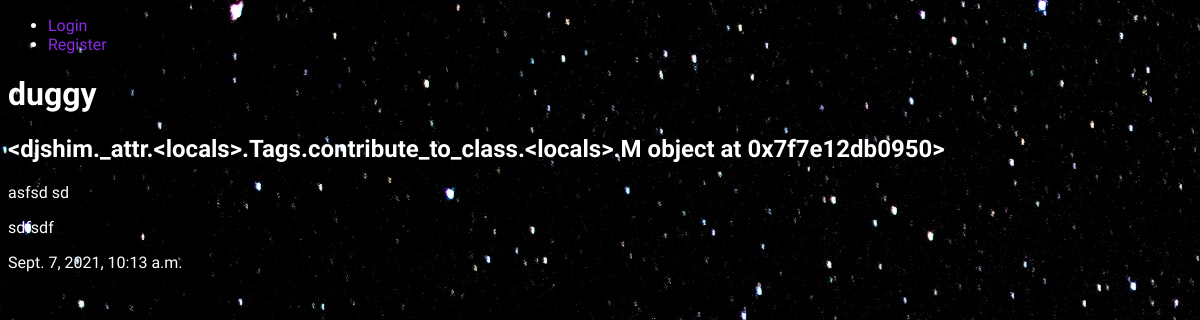
/duggy/, run on the app's committed database.
### pins/models.py (models this page shows, shortened)
class Pins(models.Model):
    pin_id = models.BigAutoField(primary_key=True)
    name = models.CharField(max_length=100, blank=False)
    slug = models.SlugField(max_length=100)
    tags = TaggableManager()
    pin = models.TextField()
    notes = models.TextField()
    date_created = models.DateTimeField(auto_now_add=True)
    user_id = models.ForeignKey(User, on_delete=models.CASCADE, blank=True)
    class Meta:
        verbose_name_plural = "Pins"

### pins/views.py (the view)
# urls.py: path('<slug:slug>/', views.pin_detail, name='pin_detail'),
def pin_detail(request, slug):
    pin = Pins.objects.get(slug=slug)
    return render(request, 'pins/pin_detail.html', { 'pin': pin })

### pins/templates/pins/pin_detail.html (shortened to what this page needs)
{% extends 'pins/base.html' %}
{% block content %}
<div class="pin-detail">
    <div class="pin">
    <h1>{{ pin.name }}</h1>
    <h2>{{ pin.tags }}</h2>
    <p>{{ pin.pin }}</p>
    <p>{{ pin.notes }}</p>
    <p>{{ pin.date_created }}</p>
    </div>
</div>
{% endblock content %}

### pins/static/pins/index.css (style rules this page uses)
body { background: rgb(175, 175, 226); background-image: url(/static/stars.jpg); background-repeat: no-repeat; color: #fff; font-family: ubuntu; }

### data on the page
Pins: name "duggy", tags "<djshim._attr.<locals>.Tags.contribute_to_class.<locals>.M object at 0x7f7e12db0950>", pin "asfsd sd", notes "sdfsdf", date_created "Sept. 7, 2021, 10:13 a.m."
